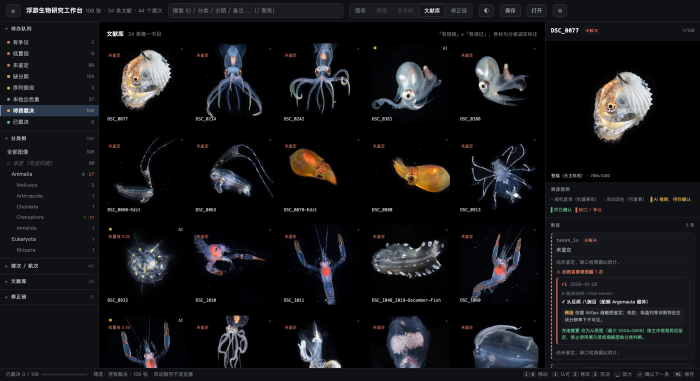
#> input picture workbench/diag_refs.png, 1400 x 761 px (shown at 1/2 size)
$ python -i find_kin.py   (imports and definitions only)
#> lines starting #> are read from the running program, lines starting #| are printed output that depends on the picture; after the words box and inside, x2 and y2 are one past the last pixel; in counts of white or black regions, pixels touching at a corner belong together
#!/usr/bin/env python3
# -*- coding: utf-8 -*-
"""
find_kin.py — 跨时间「同一生物」候选对召回

诚实前提
--------
本脚本**不做**同一生物判定，只做候选召回。判定由人眼（AI 逐对目视）完成，
结果按置信度分级写入 kinship 断言。原因：
  * 无深度学习模型可用；PIL 只能算颜色直方图与形态统计量。
  * 物种级鉴定是本工具链实测最弱的一环（探针批 10 张 0 张能定到种）。
  * 把算法相似度直接当成「同一生物」，等于用低置信猜测冒充结论。

为什么连拍时间信号不够
----------------------
实测 108 张：同潜次内 ≤10 秒的连拍簇仅 6 个（13 张），95 簇是单帧，
覆盖率 12%。用户要的是跨时间、跨航次的同一生物，时间信号只能覆盖极小部分，
故与视觉信号并列，两种证据分开标注，不混算。

特征设计（按角度不变性排序，权重递减）
--------------------------------------
1. 色素色相直方图（12 bin）    色素细胞分布相对角度稳定，是分类学特征
2. 组织亮度直方图（8 bin）     半透明组织的明度分布
3. 色素/组织/水体三分类占比    已在 build_assets 验证过的口径
4. 形态统计量                  长宽比、伸展度、边缘方向直方图（8 bin）
   ↑ 角度变化会显著改变形态量，故权重最低，仅作辅助

距离 = 加权余弦/欧氏混合，归一化到 0-1。越小越像。
"""

import json
import math
import os
import sys
from collections import defaultdict, Counter
import datetime as DT

try:
    from PIL import Image, ImageOps, ImageFilter
except ImportError:
    sys.exit("ERROR: 需要 PIL，请用系统 /usr/bin/python3 运行")

WB = "/Users/jialingcai/Documents/qwen-agent/NZKKxizmz2/default/plankton-workbench"
DETAIL_DIR = os.path.join(WB, "assets", "detail")
DERIVED = os.path.join(WB, "assets", "derived.json")
CLAIMS = os.path.join(WB, "data", "claims.json")
OUT_FEAT = os.path.join(WB, "data", "features.json")
OUT_CAND = os.path.join(WB, "data", "candidates.json")

HUE_BINS = 12
LUM_BINS = 8
EDGE_BINS = 8
SAMPLE_PX = 150          # 特征采样边长
W_HUE, W_LUM, W_MIX, W_SHAPE = 0.42, 0.22, 0.16, 0.20


def luma(p):
    return 0.299 * p[0] + 0.587 * p[1] + 0.114 * p[2]


def rgb2hsv(r, g, b):
    mx, mn = max(r, g, b), min(r, g, b)
    v = mx / 255.0
    s = 0.0 if mx == 0 else (mx - mn) / mx
    if mx == mn:
        return 0.0, s, v
    dd = mx - mn
    if mx == r:
        h = ((g - b) / dd) % 6
    elif mx == g:
        h = (b - r) / dd + 2
    else:
        h = (r - g) / dd + 4
    return h * 60.0, s, v


def norm(v):
    s = sum(v)
    return [x / s for x in v] if s > 0 else [0.0] * len(v)


def l2(a, b):
    return math.sqrt(sum((x - y) ** 2 for x, y in zip(a, b)))


# [4 lines left out: function cosine, not called in this run]


def feats_for(path):
    """从主体裁切图提取特征向量。detail 图已按主体框+12%裁切，故直接整图分析。"""
#> called with path = '../diag_refs.png'
    im = Image.open(path).convert("L")
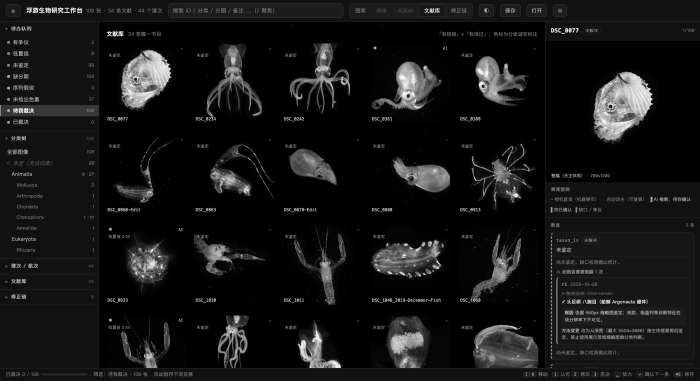
#> im: PIL image 1400x761 L (shown at 1/2 size); min 0, max 255, mean 21.9
    W, H = im.size
#> W = 1400; H = 761
    s = SAMPLE_PX / max(W, H)
#> s = 0.107
    if s < 1:
        im = im.resize((max(1, round(W * s)), max(1, round(H * s))), Image.LANCZOS)
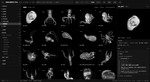
#> im: PIL image 150x82 L; min 0, max 237, mean 22.2
    gray = im
    rgb = Image.open(path).convert("RGB")
#> rgb is the input picture: PIL image 1400x761 RGB; mean R, G, B 21.6, 21.8, 24.1
    if s < 1:
        rgb = rgb.resize(gray.size, Image.LANCZOS)
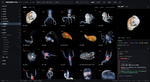
#> rgb: PIL image 150x82 RGB; mean R, G, B 21.9, 22.1, 24.4

    gpx = list(gray.getdata())
#> gpx = 12300 values, max 237 at index 3138, min 0 at index 772, mean 22.2
    rpx = list(rgb.getdata())
#> rpx = 12300 items, first 6: (16, 17, 21), (17, 18, 23), (19, 20, 24), (18, 20, 24), (17, 18, 22), (12, 13, 17)
    gw, gh = gray.size
#> gw = 150; gh = 82

    # 用亮度阈值分离组织与水体（detail 图已裁主体，背景占比仍可能高）
    lums = sorted(gpx)
#> lums = 12300 values from 0 to 237
    n = len(lums)
#> n = 12300
    wbase = lums[min(n - 1, int(n * 0.25))]
#> wbase = 0
    T = max(wbase * 1.35, wbase + 14, 16)
#> T = 16

    hue_hist = [0.0] * HUE_BINS
    lum_hist = [0.0] * LUM_BINS
    n_org = n_pig = 0
    for (r, g, b), L in zip(rpx, gpx):
        if L < T:
            continue
        n_org += 1
        lum_hist[min(LUM_BINS - 1, int(L / 256 * LUM_BINS))] += 1
        h, sat, v = rgb2hsv(r, g, b)
        if sat >= 0.22:
            n_pig += 1
            hue_hist[min(HUE_BINS - 1, int(h / 360 * HUE_BINS))] += 1
#> this loop made 12300 passes
#> (r, g, b, L, n_org, mx in rgb2hsv, mn in rgb2hsv, v) on passes 1, 2, 3, 4, 5, 19, 23, 25, 29, 30, 32, 35: (16, 17, 21, 17, 1, 21, 16, 0.0824), (17, 18, 23, 18, 2, 23, 17, 0.0902), (19, 20, 24, 20, 3, 24, 19, 0.0941), (18, 20, 24, 20, 4, 24, 18, 0.0941), (17, 18, 22, 18, 5, 22, 17, 0.0863), (15, 16, 20, 16, 6, 20, 15, 0.0784), (16, 17, 21, 17, 7, 21, 16, 0.0824), (15, 16, 20, 16, 8, 20, 15, 0.0784), (15, 16, 20, 16, 9, 20, 15, 0.0784), (15, 16, 20, 16, 10, 20, 15, 0.0784), (15, 16, 20, 16, 11, 20, 15, 0.0784), (15, 16, 20, 16, 12, 20, 15, 0.0784)
#> (n_org, h, sat, v) on passes 61 to 66: (38, 230, 0.222, 0.106), (39, 230, 0.222, 0.106), (40, 230, 0.222, 0.106), (41, 230, 0.222, 0.106), (42, 230, 0.222, 0.106), (43, 230, 0.222, 0.106)
#> after the loop, hue_hist = [235, 122, 0, 0, 0, 69, 63, 2805, 63, 3, 5, 43]; lum_hist = [3384, 1172, 484, 264, 206, 122, 80, 13]; n_org = 5725; n_pig = 3408

    hue_hist = norm(hue_hist)
#> hue_hist = [0.069, 0.0358, 0, 0, 0, 0.0202, 0.0185, 0.823, 0.0185, 0.00088, 0.00147, 0.0126]
    lum_hist = norm(lum_hist)
#> lum_hist = [0.591, 0.205, 0.0845, 0.0461, 0.036, 0.0213, 0.014, 0.00227]

    # 三分类占比
    mix = [n_org / n if n else 0.0, n_pig / n if n else 0.0,
           n_pig / n_org if n_org else 0.0]
#> mix = [0.465, 0.277, 0.595]

    # 形态：二值前景的伸展度（用二阶矩近似，角度会变但同种有相关性）
    bw = gray.point(lambda x: 255 if x >= T else 0)
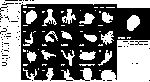
#> bw: PIL image 150x82 L; 46.5% white; 55 white regions (37 under 20 px), largest, box (x1, y1, x2, y2) and area: (0, 0, 150, 82) 4125, (127, 15, 140, 31) 153, (79, 50, 96, 60) 113
    coords = bw.load()
    xs = []; ys = []
    for y in range(0, gh, 2):
        for x in range(0, gw, 2):
            if coords[x, y]:
                xs.append(x); ys.append(y)
#> after the loop, ys = 1397 values from 0 to 80
    if len(xs) > 4:
        mx_ = sum(xs) / len(xs); my_ = sum(ys) / len(ys)
#> after `mx_ = sum(xs) / len(xs)`: mx_ = 72
#> after `my_ = sum(ys) / len(ys)`: my_ = 43.07
        vx = sum((x - mx_) ** 2 for x in xs) / len(xs)
#> vx = 2598
        vy = sum((y - my_) ** 2 for y in ys) / len(ys)
#> vy = 656.9
        cov = sum((xs[i] - mx_) * (ys[i] - my_) for i in range(len(xs))) / len(xs)
#> cov = 160.1
        tr = vx + vy
#> tr = 3254.9
        det = vx * vy - cov * cov
#> det = 1680963.8
        disc = max(0.0, tr * tr / 4 - det)
        l1 = tr / 2 + math.sqrt(disc)
        l2_ = max(1e-6, tr / 2 - math.sqrt(disc))
        elong = math.sqrt(l1 / l2_)            # 伸展度：细长=大
        fill = len(xs) / ((gw / 2) * (gh / 2))
    else:
        elong, fill = 1.0, 0.0

    # 边缘方向直方图（Sobel 近似）
    eg = gray.filter(ImageFilter.FIND_EDGES)
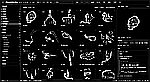
#> eg: PIL image 150x82 L; min 0, max 255, mean 26.5
    epx = list(eg.getdata())
#> epx = 12300 values, max 255 at index 306, min 0 at index 154, mean 26.51
    edge_hist = [0.0] * EDGE_BINS
    # 用相邻像素梯度方向分箱（简化：按梯度强度分位分箱，保留纹理密度信息）
    es = sorted(epx); en = len(es)
#> after `es = sorted(epx)`: es = 12300 values from 0 to 255
#> after `en = len(es)`: en = 12300
    if en:
        for L in epx:
            if L < 12:
                continue
            edge_hist[min(EDGE_BINS - 1, int(L / 256 * EDGE_BINS))] += 1
#> this loop made 12300 passes
#> L on passes 1 to 3: 17, 18, 20
#> after the loop, edge_hist = [1112, 436, 262, 210, 171, 140, 122, 637]
    edge_hist = norm(edge_hist)
#> edge_hist = [0.36, 0.141, 0.0848, 0.068, 0.0553, 0.0453, 0.0395, 0.206]

    return {
        "hue": [round(x, 5) for x in hue_hist],
        "lum": [round(x, 5) for x in lum_hist],
        "mix": [round(x, 5) for x in mix],
        "shape": [round(elong, 4), round(fill, 4), round(gw / gh, 4)],
        "edge": [round(x, 5) for x in edge_hist],
        "n_org": n_org, "n_px": n, "T": round(T, 1),
    }


# [163 lines left out: functions dist, main, not called in this run]


# [2 lines not run here, left out]

>>> result = feats_for('../diag_refs.png')
#> result = 8 items
